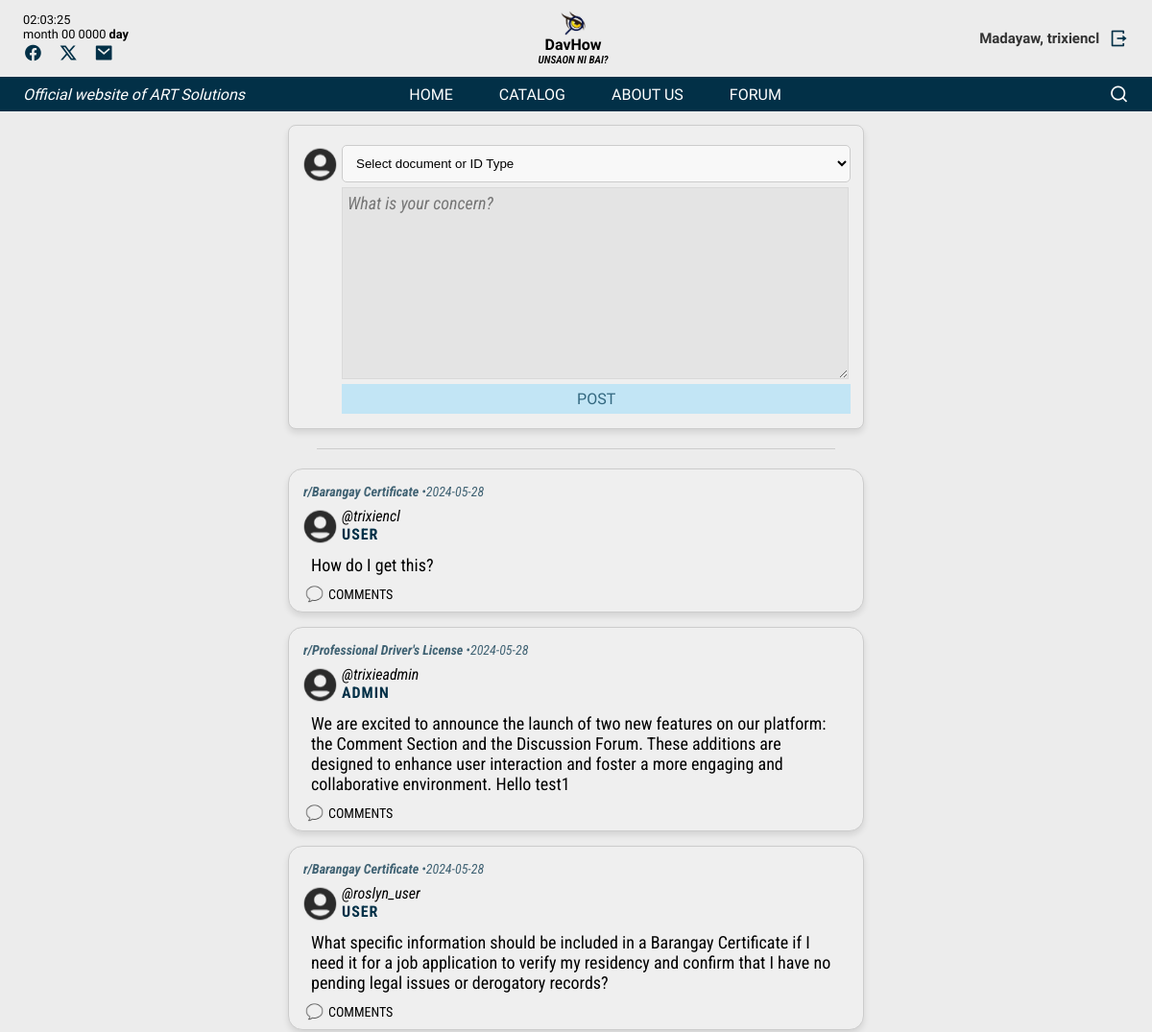
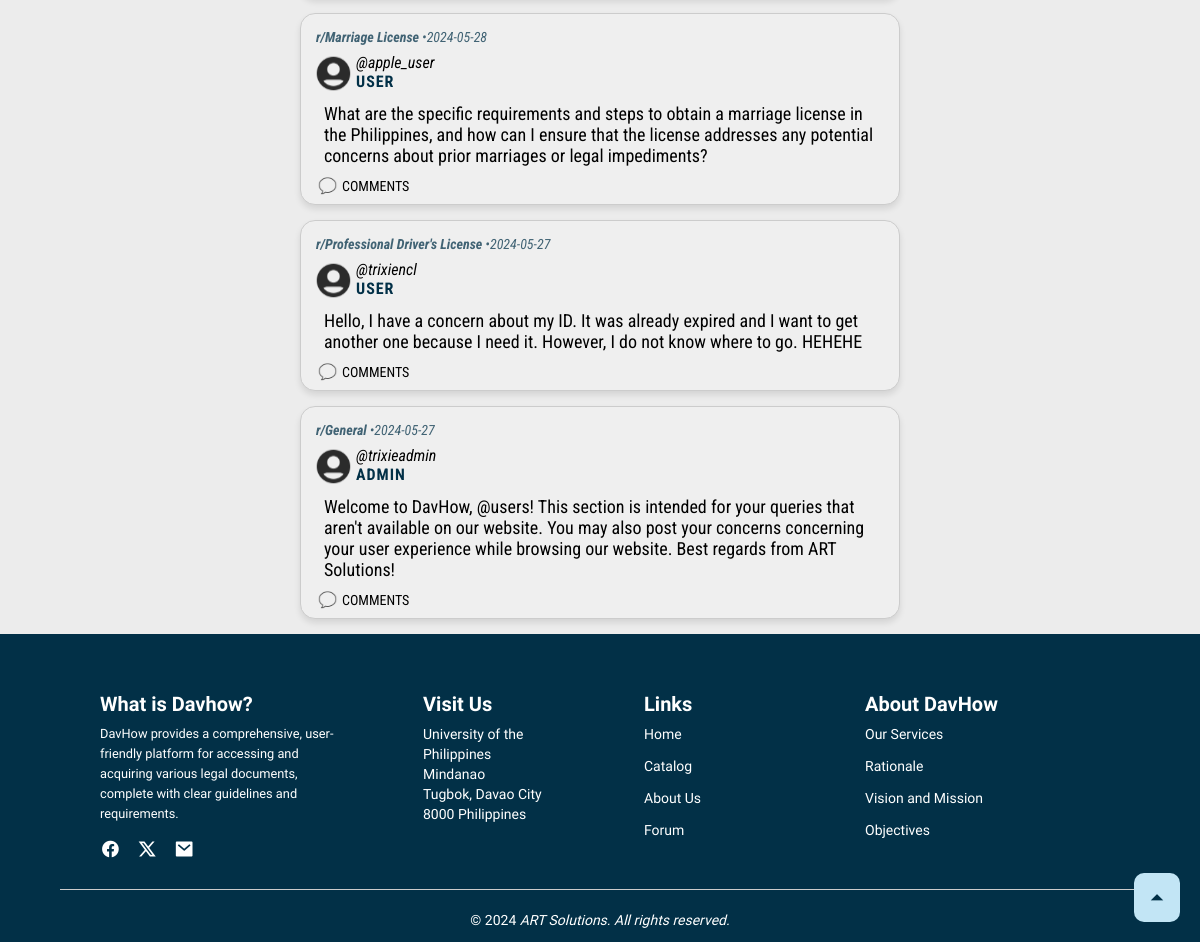
The page /discussionforum.php (signed in) on the database its author committed (2 pictures, top to bottom).
### tables this page shows
CREATE TABLE `users` (
  `id` bigint(10) NOT NULL,
  `user_id` bigint(20) DEFAULT NULL,
  `user_name` varchar(100) DEFAULT NULL,
  `password` varchar(100) NOT NULL,
  `date` timestamp NOT NULL DEFAULT current_timestamp() ON UPDATE current_timestamp(),
  `is_admin` tinyint(1) DEFAULT 0
);

CREATE TABLE `posts` (
  `post_id` int(11) NOT NULL,
  `specified_concern` varchar(100) NOT NULL,
  `username` varchar(50) NOT NULL,
  `content` text NOT NULL,
  `timestamp` date NOT NULL DEFAULT current_timestamp(),
  `time` time NOT NULL DEFAULT current_timestamp(),
  `comments` text DEFAULT NULL,
  `is_admin` tinyint(1) DEFAULT 0
);

### functions.php (called while the page is built, shortened)
<?php
function check_login($con) {
    if (isset($_SESSION['user_id'])) {
        $id = $_SESSION['user_id'];
        $query = "SELECT * FROM users WHERE user_id = '$id' LIMIT 1";
        $result = mysqli_query($con, $query);
        if ($result && mysqli_num_rows($result) > 0) {
            $user_data = mysqli_fetch_assoc($result);
            return $user_data;
        }
    }
    return null;
}

### discussionforum.php (the view, shortened to what this page needs)
<?php
include("connection.php");
include("functions.php");
$user_data = check_login($con);
?>
<!DOCTYPE html>
<html lang="en">
<head>
    <link rel="stylesheet" href="https://cdnjs.cloudflare.com/ajax/libs/aos/2.3.4/aos.css">
    <link rel="stylesheet" href="https://cdnjs.cloudflare.com/ajax/libs/remixicon/4.2.0/remixicon.css">
    <link rel="stylesheet" href="forum.css">
    <link rel="stylesheet" href="/New DavHow/documents/header.css">
    <link rel="stylesheet" href="https://stackpath.bootstrapcdn.com/font-awesome/4.7.0/css/font-awesome.min.css">
</head>
<body>
    <header class="header1">
        <div class="top-bar">
          <div class="top-left">
            <div class="time">
              <div class="display-time"></div>
              <div class="display-date">
                <span id="month">month</span>
                <span id="daynum">00</span>
                <span id="year">0000</span>
                <span id="day">day</span>
              </div>
            </div>
            <div class="socmeds">
              <a href="#"><i class="ri-facebook-circle-fill"></i></a>
              <a href="https://x.com/ART_Solutions23" target="_blank"><i class="ri-twitter-x-line"></i></a>
              <a href="#"><i class="ri-mail-fill"></i></a>
            </div>
          </div>
          <div class="logo">
            <img src="photos/logo.png" alt="DavHow: Unsaon ni Bai?">
            <p class="Brand">DavHow</p>
            <p class="Tagline">UNSAON NI BAI?</p>
          </div>
          <nav class="nav1">
            <?php if (isset($user_data)): ?>
            <span class="greeting">Madayaw, <?php echo htmlspecialchars($user_data['user_name']); ?></span>
            <a href="#" onclick="logout()" class="logout-button" id="logout-btn"><i class="ri-logout-box-r-line"></i></a>
            <?php else: ?>
            <a href="login.php"><ion-icon name="person-circle-outline" class="nav_login" id="login-btn"></ion-icon></a>
            <?php endif; ?>
        </nav>
        </div>
  </header>
  <header class="header" id="header">
        <nav class="nav container">
           <p class="nav_tag"><em>Official website of ART Solutions</em></p>
           <div class="nav_menu" id="nav-menu">
           <ul class="nav_list">
           <?php
                $isLoggedIn = isset($_SESSION['user_id']);
                $isAdmin = isset($_SESSION['is_admin']) && $_SESSION['is_admin'] == 1;
                if ($isAdmin) {
                    echo '
                    <li class="nav_item">
                        <a href="homepage.php" class="nav_link">HOME</a>
                    </li>
                    <li class="nav_item">
                        <a href="catalog.php" class="nav_link">CATALOG</a>
                    </li>
                    <li class="nav_item">
                        <a href="about_us.php" class="nav_link">ABOUT US</a>
                    </li>
                    <li class="nav_item">
                        <a href="discussionforum.php" class="nav_link">FORUM</a>
                    </li>
                    <li class="nav_item">
                        <a href="adminpanel_usermessages.php" class="nav_link">MESSAGES</a>
                    </li>';
                } elseif ($isLoggedIn) {
                    echo '
                    <li class="nav_item">
                        <a href="homepage.php" class="nav_link">HOME</a>
                    </li>
                    <li class="nav_item">
                        <a href="catalog.php" class="nav_link">CATALOG</a>
                    </li>
                    <li class="nav_item">
                        <a href="about_us.php" class="nav_link">ABOUT US</a>
                    </li>
                    <li class="nav_item">
                        <a href="discussionforum.php" class="nav_link">FORUM</a>
                    </li>';
                }
                ?>
          </ul>
           </div>
           <div class="nav_actions">
              <a href="search/search_page.php"><i class="ri-search-line nav_search" id="search-btn"></i></a>
           </div>
        </nav>
  </header>
    <div class="whole-document-area">
        <div class="discussion">
            <form id="postForm" action="<?php echo htmlspecialchars($_SERVER["PHP_SELF"]); ?>" method="POST">
                <div class="create-post">
                    <div class="user-icon">
                        <img src="valid_id/icons/user-icon.svg" alt="">
                    </div>
                    <div class="input">
                        <div class="dropdown">
                        <select id="idType" name="idType" required>
                        <option value="" selected disabled>Select document or ID Type</option>
                        </select>
                          </div>
                        <textarea placeholder="What is your concern?" name="content" required></textarea>
                        <button type="submit" name="submit">POST</button>
                        <?php
                            $servername = "localhost";
                            $username = "root";
                            $password = "";
                            $dbname = "davhow";
                            $conn = new mysqli($servername, $username, $password, $dbname);
                            ?>
                    </div>
                </div><hr>
            </form>
            <div class="post-area">
            <?php
                $sql = "SELECT post_id, username, content, specified_concern, timestamp, time, is_admin
                FROM posts
                ORDER BY timestamp DESC, time DESC";
                $result = $conn->query($sql);
                if ($result->num_rows > 0) {
                    while ($row = $result->fetch_assoc()) {
                        fetchPosts($conn, $row);
                    }
                } else {
                    echo '<p class="verify">No posts found.</p>';
                }
                function fetchPosts($conn, $row) {
                    $is_admin = $row['is_admin'] == 1;
                    echo '<div class="post-area">';
                    echo '<div class="post">';
                    echo '<div class="specified-concern">';
                    echo '<strong><em><p>r/' . htmlspecialchars($row['specified_concern']) . ' </p></em></strong>';
                    echo '<em><p class="date">•' . htmlspecialchars($row['timestamp']) . '</p></em>';
                    echo '</div>';
                    echo '<div class="user-info">';
                    echo '<div class="user-icon">';
                    echo '<img src="valid_id/icons/user-icon.svg" alt="" style="width: 35px; height: 35px;">';
                    echo '</div>';
                    echo '<div class="username-container">';
                    echo '<p class="username">@' . htmlspecialchars($row['username']) . '</p>';
                    if ($is_admin) {
                        echo '<p class="admin">ADMIN</p>';
                    } else {
                        echo '<p class="admin">USER</p>';
                    }
                    echo '</div>';
                    echo '</div>';
                    echo '<p class="content">' . htmlspecialchars($row['content']) . '</p>';
                    echo '<div class="comment-section" id="comment-section-' . htmlspecialchars($row['post_id']) . '">';
                    echo '<div class="comment-outline" onclick="toggleComments(' . htmlspecialchars($row['post_id']) . ')">';
                    echo '<img src="valid_id/icons/speech_bubble.svg" alt="">';
                    echo '<p>COMMENTS</p>';
                    echo '</div>';
                    echo '</div>';
                    echo '</div>';
                    echo '</div>';
                }
            ?>
            </div>
        </div>
    </div>
    <footer>
        <div class="footerrow">
        <div class="col">
            <h3>What is Davhow?</h3>
            <p class="footertag">DavHow provides a comprehensive, user-friendly platform for accessing and acquiring various legal documents, complete with clear guidelines and requirements.</p>
            <div class="socmeds1">
            <a href="https://www.facebook.com/profile.php?id=61560047196528" target="_blank"><i class="ri-facebook-circle-fill"></i></a>
            <a href="https://x.com/ART_Solutions23" target="_blank"><i class="ri-twitter-x-line"></i></a>
            <a href="mailto:artsolutions24@email.com" target="_blank"><i class="ri-mail-fill"></i></a>
            </div>
        </div>
        <div class="col">
            <h3>Visit Us</h3>
            <p>University of the Philippines Mindanao</p>
            <p>Tugbok, Davao City</p>
            <p>8000 Philippines</p>
        </div>
        <div class="col">
            <h3>Links</h3>
            <ul>
            <li><a href="homepage.php">Home</a></li>
            <li><a href="catalog.php">Catalog</a></li>
            <li><a href="about_us.php">About Us</a></li>
            <li><a href="discussionforum.php">Forum</a></li>
            </ul>
        </div>
        <div class="col">
            <h3>About DavHow</h3>
            <ul>
                <li><a href="homepage.php#services1">Our Services</a></li>
                <li><a href="homepage.php#rationale">Rationale</a></li>
                <li><a href="homepage.php#vision">Vision and Mission</a></li>
                <li><a href="homepage.php#objectives">Objectives</a></li>
            </ul>
        </div>
        </div>
        <hr>
        <p class="copyright">&copy; 2024 <i>ART Solutions. All rights reserved.</i></p>
    </footer>
    <a href="#"><button id="back-to-top-btn" title="Back to top"><i class="ri-arrow-up-s-fill"></i></button></a>
</body>
</html>

### forum.css (style rules this page uses)
.whole-document-area { font-family: 'Roboto Condensed', sans-serif; }
.discussion { width: 50%; margin: 0 auto; animation: slideDown 0.5s ease-in-out; }
.post-area { margin: 0 auto; }
.post { background-color: #efefef; border: 1px solid #ccc; box-shadow: 0 4px 6px rgba(0, 0, 0, 0.1); padding: 15px; border-radius: 15px; margin-bottom: 15px; }
.create-post { margin-top: 130px; padding: 15px; border: 1px solid #ccc; border-radius: 8px; background-color: #efefef; margin-bottom: 20px; box-shadow: 0 4px 6px rgba(0, 0, 0, 0.1); display: flex; }
.create-post textarea { border: #D9D9D9 solid 1px; display: flex; margin-left: 5px; padding: 5px; background-color: #e4e4e4; font-family: 'Roboto Condensed', sans-serif; height: 200px; width: 680px; font-size: 16px; }
.input textarea::placeholder { font-size: 18px; font-style: italic; }
.post .user-info { display: flex; }
.specified-concern { color: #023047bb; display: flex; font-size: 14px; margin-bottom: 3px; }
.specified-concern .date { margin-left: 3px; }
.user-info .username { margin: 5px 0 0 10px; font-style: italic; }
.comment-section img { width:23px; height:23px; }
.comment-outline { display: flex; margin-top: 4px; margin-bottom: -8px; transition: background-color 0.3s, color 0.3s; }
.comment-outline p { margin: 4px 0 0 3px; font-size: 14px; }
.comment-outline { cursor: pointer; }
.create-post button { background-color: #C2E5F5; color: #32677f; padding: 6px; width: 99.5%; margin: 5px 0 0 5px; }
.user-icon img { width: 35px; height: 35px; margin-top: 8px; }
.dropdown select { width: 99.5%; padding: 10px; border-radius: 5px; border: 1px solid #ccc; background-color: #f8f8f8; cursor: pointer; margin: 5px; }
.discussion .content { font-size: 18px; margin: 8px; }
.post .username-container .admin { color: #023047; font-weight: bold; letter-spacing: 1px; }
.username-container .username,.username-container .admin { margin-left: 5px; }
.create-post .input { width: 684px; }
@media (max-width: 1490px) { .create-post .input, .create-post textarea { width: 670px; } }
@media (max-width: 1452px) { .create-post .input { width: 95%; } }
@media (max-width: 1452px) { .create-post textarea { width: 99%; } }

### rows shown on the page
users: user_name "trixiencl"
posts: specified_concern "Barangay Certificate", timestamp "2024-05-28", username "trixiencl", is_admin "USER", content "How do I get this?"
posts: specified_concern "Professional Driver's License", timestamp "2024-05-28", username "trixieadmin", is_admin "ADMIN", content "We are excited to announce the launch of two new features on our platform: the Comment Section and the Discussion Forum. These additions are designed to enhance user interaction and foster a more engaging and collaborative environment. Hello test1"
posts: specified_concern "Barangay Certificate", timestamp "2024-05-28", username "roslyn_user", is_admin "USER", content "What specific information should be included in a Barangay Certificate if I need it for a job application to verify my residency and confirm that I have no pending legal issues or derogatory records?"
posts: specified_concern "Marriage License", timestamp "2024-05-28", username "apple_user", is_admin "USER", content "What are the specific requirements and steps to obtain a marriage license in the Philippines, and how can I ensure that the license addresses any potential concerns about prior marriages or legal impediments?"
posts: specified_concern "Professional Driver's License", timestamp "2024-05-27", username "trixiencl", is_admin "USER", content "Hello, I have a concern about my ID. It was already expired and I want to get another one because I need it. However, I do not know where to go. HEHEHE"
posts: specified_concern "General", timestamp "2024-05-27", username "trixieadmin", is_admin "ADMIN", content "Welcome to DavHow, @users! This section is intended for your queries that aren't available on our website. You may also post your concerns concerning your user experience while browsing our website. Best regards from ART Solutions!"
